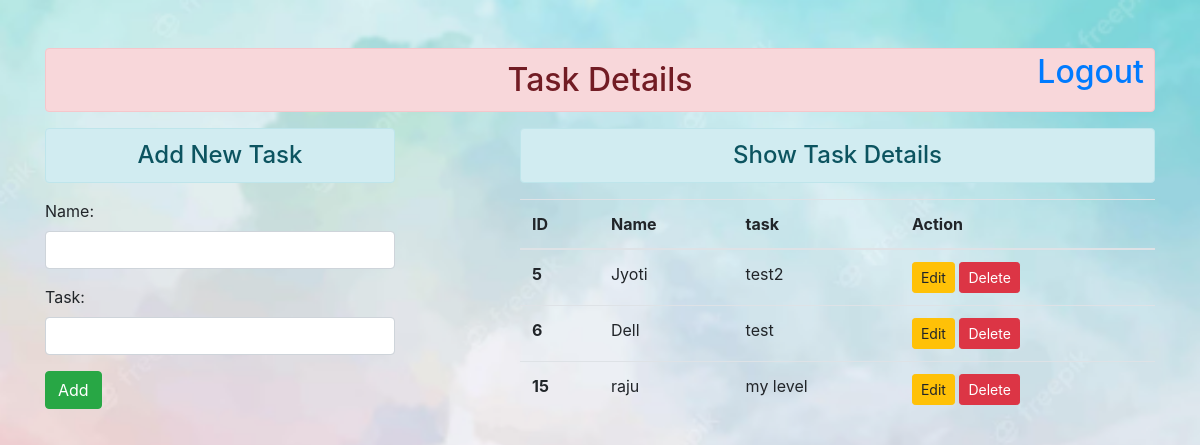
/addandshow/, run on an earlier commit of the app's database.
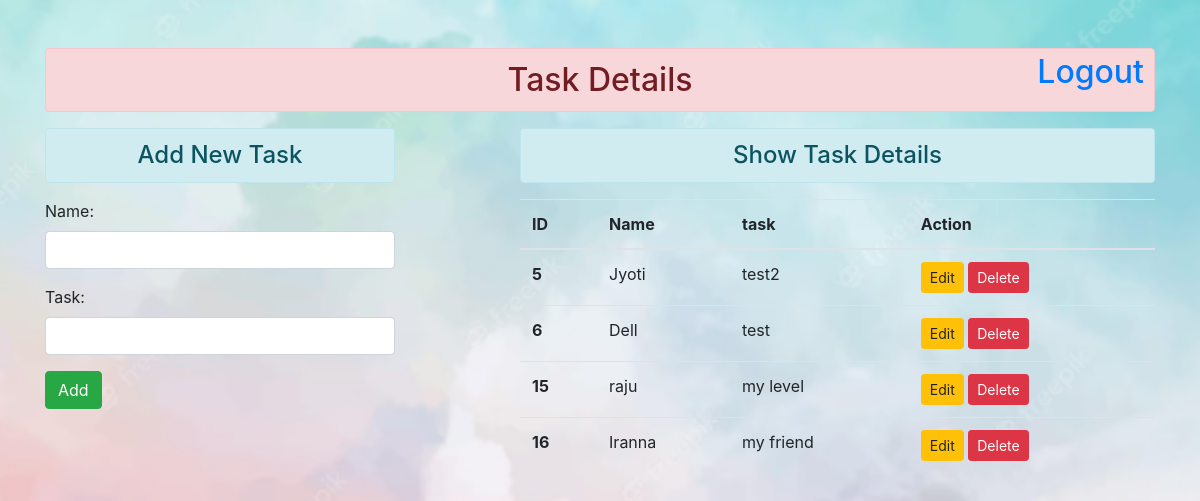
And on a later commit of the database.
### enroll/models.py (models this page shows)
class Usertable(models.Model):
 name = models.CharField(max_length=70)
 email = models.EmailField(max_length=100)
 password = models.CharField(max_length=100)
 task=models.CharField(max_length=100)

### enroll/views.py (the view)
# urls.py: path('addandshow/', views.add_show, name="addandshow"),
def add_show(request):
 if request.method == 'POST':
  fm = StudentRegistration(request.POST)
  if fm.is_valid():
   nm = fm.cleaned_data['name']
   tk= fm.cleaned_data['task']
   reg = Usertable(name=nm, task=tk)
   reg.save()
   fm = StudentRegistration()
 else:
  fm = StudentRegistration()
 stud = Usertable.objects.all()
 return render(request, 'enroll/addandshow.html', {'form':fm, 'stu':stud})

### enroll/forms.py
class StudentRegistration(forms.ModelForm):
 class Meta:
  model = Usertable
  fields = ['name', 'task']
  widgets = {
   'name': forms.TextInput(attrs={'class':'form-control'}),
   'task': forms.TextInput(attrs={'class':'form-control'}),
  }

### enroll/templates/enroll/addandshow.html (shortened to what this page needs)
{% extends 'enroll/base.html' %}
{% block content %}
<div class="row">
 <div class="col-sm-4">
  <h4 class="text-center alert alert-info">Add New Task</h4>
  <form action="" method="POST">
   {{form.as_p}}
   <input type="submit" class="btn btn-success" value="Add">
  </form>
 </div>
 <div class="col-sm-7 offset-1">
  <h4 class="text-center alert alert-info">Show Task Details  </h4>
  {% if stu %}
   <table class="table table-hover">
     <thead>
       <tr>
         <th scope="col">ID</th>
         <th scope="col">Name</th>
         <th scope="col">task</th>
         <th scope="col">Action</th>
       </tr>
     </thead>
     <tbody>
      {% for st in stu %}
       <tr>
         <th scope="row">{{st.id}}</th>
         <td>{{st.name}}</td>
         <td>{{st.task}}</td>
         <td>
         <a href="{% url 'updatedata' st.id %}" class="btn btn-warning btn-sm">Edit</a>
         <form action="{% url 'deletedata' st.id %}" method="post" class="d-inline"> {% csrf_token %}
          <input type="submit" class="btn btn-danger btn-sm" value="Delete">
         </form>
         </td>
       </tr>
      {% endfor %}
     </tbody>
   </table>
  {% else %}
   <h4 class="text-center alert alert-warning">No Records</h4>
  {% endif %}
 </div>
</div>
{% endblock content %}

### enroll/templates/enroll/base.html (shortened to what this page needs)
<!DOCTYPE html>
{% load static %}
<html lang="en">
<head>
 <link rel="stylesheet" href="{% static 'enroll/css/bootstrap.css' %}">
</head>
<body>
 <div class="container mt-5">
  <h2 class="text-center alert alert-danger">Task Details   <a class="top-right" href="{% url 'login' %}">Logout</a></h2>
  {% block content %} {% endblock content %}
 </div>
</body>
</html>

### enroll/templates/enroll/base.html (style rules this page uses)
.top-right { position: absolute; top: 15px; right: 10px; line-height:15px; text-align: right; }
body { background-image: url('/static/enroll/images/home.PNG'); background-repeat: no-repeat; background-size: cover; }

What changed in the data, as far as the page shows it:
added Usertable: id "16", name "Iranna", task "my friend"
